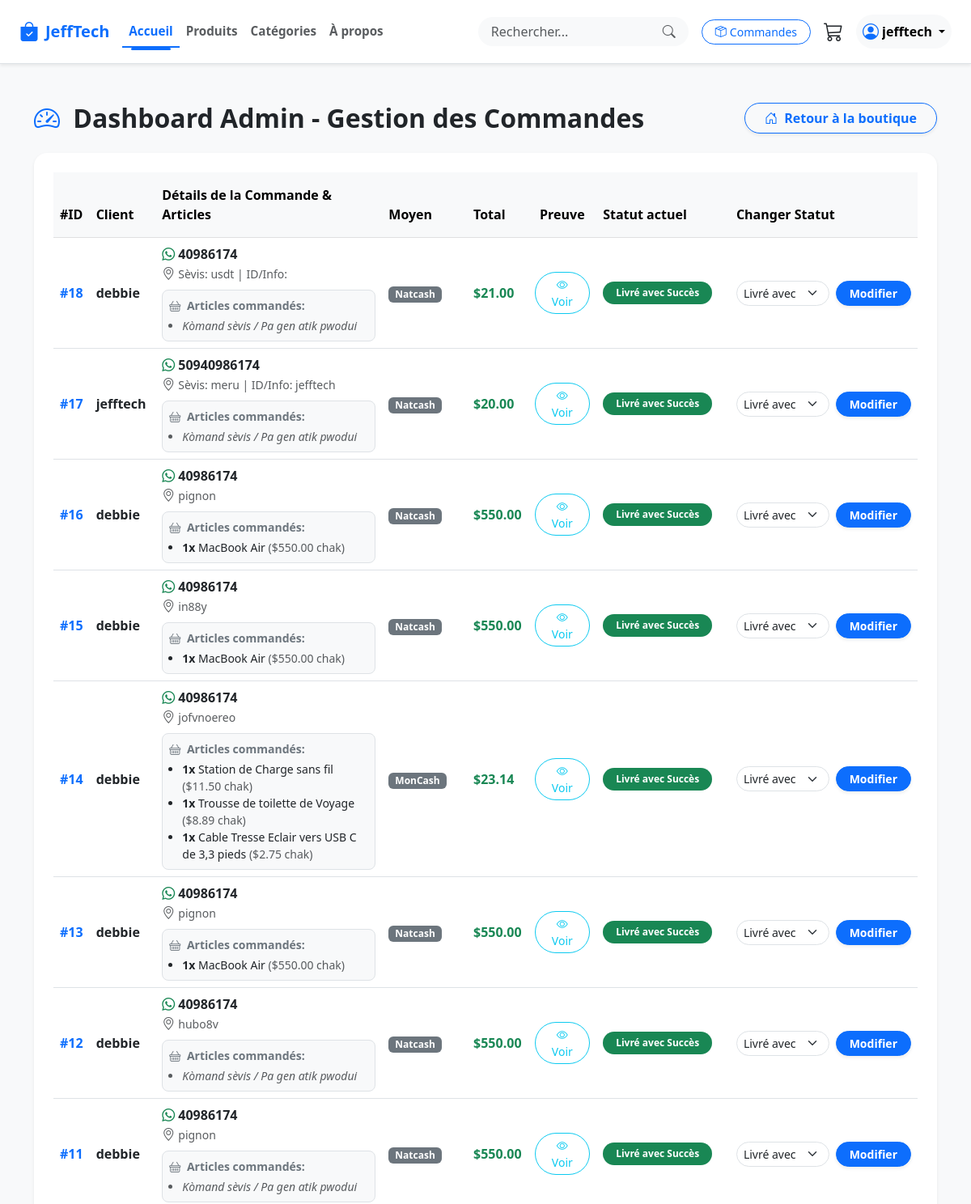
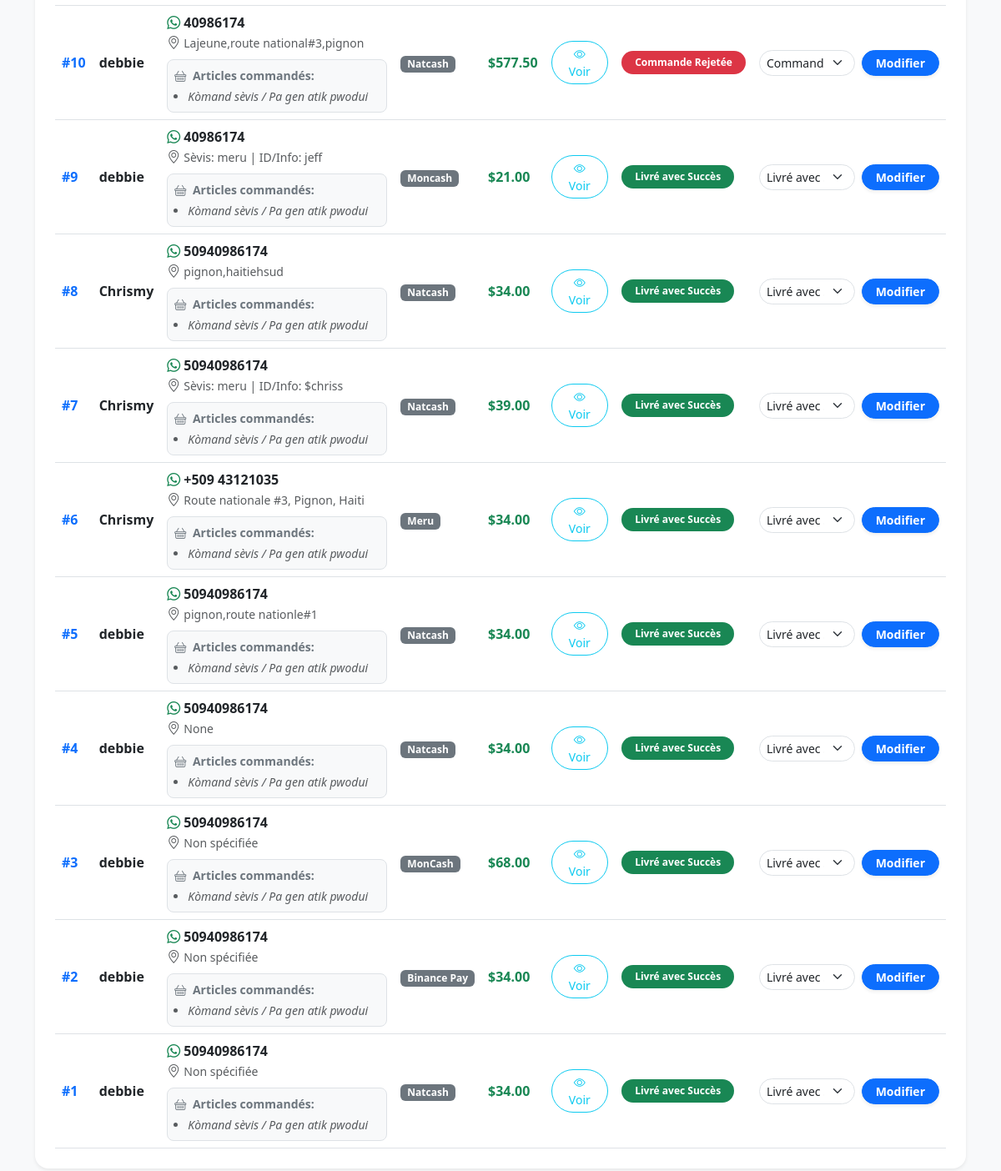
Screenshot of /admin-dashboard/commandes/ (signed in) with the database file from the repository (2 pictures, top to bottom).
### store/models.py (models this page shows, shortened)
class Commande(models.Model):
    MOYENS_PAIEMENT = [
        ('natcash', 'Natcash'),
        ('moncash', 'Moncash'),
        ('meru', 'Meru Card'),
        ('binance', 'Binance Pay'),
    ]
    STATUTS = [
        ('en_attente', 'En attente de validation'),
        ('approuve', 'Paiement Validé'),
        ('emballe', 'Commande Emballée'),
        ('expedie', 'En cours de Livraison'),
        ('livre', 'Livré avec Succès'),
        ('rejete', 'Commande Rejetée'),
    ]
    user = models.ForeignKey(User, on_delete=models.CASCADE)
    moyen_paiement = models.CharField(max_length=20, choices=MOYENS_PAIEMENT)
    whatsapp = models.CharField(max_length=20)
    adresse_livraison = models.TextField(blank=True, null=True, default="Non spécifiée")
    preuve = models.ImageField(upload_to='preuves_paiement/')
    total = models.DecimalField(max_digits=10, decimal_places=2)
    statut = models.CharField(max_length=20, choices=STATUTS, default='en_attente')
    date_commande = models.DateTimeField(auto_now_add=True)
    date_mise_a_jour = models.DateTimeField(auto_now=True)

class CommandeItem(models.Model):
    commande = models.ForeignKey(Commande, on_delete=models.CASCADE, related_name='items')
    produit = models.ForeignKey(Produit, on_delete=models.SET_NULL, null=True)
    prix = models.DecimalField(max_digits=10, decimal_places=2)
    quantite = models.PositiveIntegerField(default=1)

class Produit(models.Model):
    categorie = models.ForeignKey(Categorie, on_delete=models.CASCADE, related_name='produits')
    nom = models.CharField(max_length=200)
    description = models.TextField(blank=True)
    prix = models.DecimalField(max_digits=10, decimal_places=2)
    image = models.ImageField(upload_to='produits/', blank=True, null=True)
    date_ajout = models.DateTimeField(auto_now_add=True)

### store/views.py (the view, shortened to what this page needs)
# urls.py: path('admin-dashboard/commandes/', views.gestion_commandes, name='gestion_commandes'),
@staff_member_required
def gestion_commandes(request):
    commandes = Commande.objects.all().order_by('-date_commande')
    return render(request, 'store/gestion_commandes.html', {'commandes': commandes})

### store/context_processors.py (called while the page is built)
def panier_context(request):
    panier = request.session.get('panier', {})
    nombre_articles_panier = sum(panier.values())
    return {
        'nombre_articles_panier': nombre_articles_panier
    }

### templates/store/gestion_commandes.html (shortened to what this page needs)
{% extends 'base.html' %}
{% block content %}
<div class="container my-5">
    <div class="d-flex justify-content-between align-items-center mb-4">
        <h2 class="fw-bold text-dark m-0">
            <i class="bi bi-speedometer2 text-primary me-2"></i> Dashboard Admin - Gestion des Commandes
        </h2>
        <a href="{% url 'accueil' %}" class="btn btn-outline-primary rounded-pill px-4 fw-bold shadow-sm">
            <i class="bi bi-house-door me-1"></i> Retour à la boutique
        </a>
    </div>
    <div class="card border-0 shadow-sm rounded-4 p-4 bg-white">
        <div class="table-responsive">
            <table class="table table-hover align-middle mb-0">
                <thead class="table-light">
                    <tr>
                        <th class="py-3">#ID</th>
                        <th class="py-3">Client</th>
                        <th class="py-3">Détails de la Commande & Articles</th>
                        <th class="py-3">Moyen</th>
                        <th class="py-3">Total</th>
                        <th class="py-3 text-center">Preuve</th>
                        <th class="py-3">Statut actuel</th>
                        <th class="py-3">Changer Statut</th>
                    </tr>
                </thead>
                <tbody>
                    {% for commande in commandes %}
                    <tr>
                        <td class="fw-bold text-primary">#{{ commande.id }}</td>
                        <td>
                            <span class="fw-bold text-dark">{{ commande.user.username }}</span>
                        </td>
                        <td>
                            <div class="mb-2">
                                <i class="bi bi-whatsapp text-success me-1"></i><strong>{{ commande.whatsapp }}</strong><br>
                                <i class="bi bi-geo-alt text-muted me-1"></i><small class="text-muted">{{ commande.adresse_livraison }}</small>
                            </div>
                            <div class="bg-light p-2 rounded-3 border">
                                <small class="text-secondary fw-bold d-block mb-1"><i class="bi bi-basket me-1"></i> Articles commandés:</small>
                                <ul class="mb-0 ps-3 small">
                                    {% for item in commande.items.all %}
                                        <li>
                                            <strong>{{ item.quantite }}x</strong> {{ item.produit.nom|default:"Sèvis espesyal" }}
                                            <span class="text-muted">(${{ item.prix }} chak)</span>
                                        </li>
                                    {% empty %}
                                        <li class="text-muted"><em>Kòmand sèvis / Pa gen atik pwodui</em></li>
                                    {% endfor %}
                                </ul>
                            </div>
                        </td>
                        <td>
                            <span class="badge bg-secondary px-2 py-1">{{ commande.get_moyen_paiement_display|default:commande.moyen_paiement }}</span>
                        </td>
                        <td class="fw-bold text-success">${{ commande.total }}</td>
                        <td class="text-center">
                            {% if commande.preuve %}
                                <a href="{{ commande.preuve.url }}" target="_blank" class="btn btn-sm btn-outline-info rounded-pill px-3">
                                    <i class="bi bi-eye"></i> Voir
                                </a>
                            {% else %}
                                <span class="text-muted small">Aucune</span>
                            {% endif %}
                        </td>
                        <td>
                            <span class="badge
                                {% if commande.statut == 'en_attente' %} bg-warning text-dark
                                {% elif commande.statut == 'rejete' %} bg-danger
                                {% elif commande.statut == 'livre' %} bg-success
                                {% else %} bg-primary {% endif %} px-3 py-2 rounded-pill">
                                {{ commande.get_statut_display }}
                            </span>
                        </td>
                        <td>
                            <form method="POST" class="d-flex align-items-center gap-2">
                                <select name="statut" class="form-select form-select-sm rounded-pill">
                                    <option value="livre" {% if commande.statut == 'livre' %}selected{% endif %}>Livré avec Succès</option>
                                    <option value="rejete" {% if commande.statut == 'rejete' %}selected{% endif %}>Commande Rejetée</option>
                                </select>
                                <button type="submit" class="btn btn-sm btn-primary rounded-pill px-3 fw-bold shadow-sm">
                                    Modifier
                                </button>
                            </form>
                        </td>
                    </tr>
                    {% empty %}
                    <tr>
                        <td colspan="8" class="text-center py-4 text-muted">
                            <em>Aucune commande enregistrée pour le moment.</em>
                        </td>
                    </tr>
                    {% endfor %}
                </tbody>
            </table>
        </div>
    </div>
</div>
{% endblock %}

### templates/base.html (shortened to what this page needs)
{% load static %}
<!DOCTYPE html>
<html lang="fr">
<head>
    <link href="https://cdn.jsdelivr.net/npm/bootstrap@5.3.0/dist/css/bootstrap.min.css" rel="stylesheet">
    <link href="https://cdn.jsdelivr.net/npm/bootstrap-icons@1.10.5/font/bootstrap-icons.css" rel="stylesheet">
    <link rel="stylesheet" href="{% static 'css/style.css' %}">
    <link rel="stylesheet" href="https://cdn.jsdelivr.net/npm/bootstrap-icons@1.11.3/font/bootstrap-icons.min.css">
</head>
<body>
    <nav class="navbar navbar-expand-lg navbar-light bg-white sticky-top py-3 border-bottom shadow-sm">
        <div class="container-fluid px-4">
            <a class="navbar-brand d-flex align-items-center fw-bold text-primary fs-5 me-3" href="{% url 'accueil' %}">
                <i class="bi bi-bag-check-fill me-2 fs-4"></i> JeffTech
            </a>
            <div class="collapse navbar-collapse" id="navbarContent">
                <ul class="navbar-nav me-auto mb-2 mb-lg-0 fw-semibold nav-links">
                    <li class="nav-item">
                        <a class="nav-link text-dark px-2 nav-item-link" href="{% url 'accueil' %}">Accueil</a>
                    </li>
                    <li class="nav-item">
                        <a class="nav-link text-muted px-2 nav-item-link" href="#produits">Produits</a>
                    </li>
                    <li class="nav-item">
                        <a class="nav-link text-muted px-2 nav-item-link" href="{% url 'categories' %}">Catégories</a>
                    </li>
                    <li class="nav-item">
                        <a class="nav-link text-muted px-2 nav-item-link" href="{% url 'apropos' %}">À propos</a>
                    </li>
                </ul>
                <form class="d-flex mx-lg-2 my-2 my-lg-0 flex-grow-1 search-box" style="max-width: 260px;" action="{% url 'recherche' %}" method="GET">
                    <div class="input-group w-100">
                        <input type="text" name="q" class="form-control bg-light border-0 rounded-start-pill px-3" placeholder="Rechercher..." value="{{ request.GET.q }}">
                        <button class="btn btn-light border-0 rounded-end-pill text-muted pe-3" type="submit">
                            <i class="bi bi-search"></i>
                        </button>
                    </div>
                </form>
                <div class="d-flex align-items-center ms-lg-2 gap-2">
                    {% if user.is_authenticated %}
                        <a href="{% url 'mes_commandes' %}" class="btn btn-outline-primary btn-sm rounded-pill px-3 d-flex align-items-center text-nowrap">
                            <i class="bi bi-box-seam me-1"></i> Commandes
                        </a>
                    {% endif %}
                    <a href="{% url 'panier' %}" class="text-dark text-decoration-none fw-bold d-flex align-items-center position-relative px-2">
                        <i class="bi bi-cart3 fs-4"></i>
                    </a>
                    {% if user.is_authenticated %}
                        <div class="dropdown">
                            <button class="btn btn-light rounded-pill border-0 dropdown-toggle fw-bold d-flex align-items-center gap-1 px-2" type="button" data-bs-toggle="dropdown">
                                <i class="bi bi-person-circle fs-5 text-primary"></i>
                                <span class="text-truncate" style="max-width: 90px;">{{ user.username }}</span>
                            </button>
                        </div>
                    {% else %}
                        <a href="{% url 'connexion' %}" class="btn btn-outline-primary btn-sm rounded-pill px-3">Connexion</a>
                        <a href="{% url 'inscription' %}" class="btn btn-primary btn-sm rounded-pill px-3">S'inscrire</a>
                    {% endif %}
                </div>
            </div>
        </div>
    </nav>
    <main>
        {% block content %}{% endblock %}
    </main>
</body>
</html>

### static/css/style.css (style rules this page uses)
:root { --primary-color: #0d6efd; --bg-light: #f8f9fa; }
body { background-color: var(--bg-light); font-family: 'Segoe UI', Tahoma, Geneva, Verdana, sans-serif; }
.search-box { max-width: 320px; width: 100%; }
.active-link { color: #0d6efd !important; border-bottom: 2px solid #0d6efd; }
body { background-color: var(--bg-light); font-family: 'Segoe UI', system-ui, -apple-system, sans-serif; }
.navbar-nav .nav-link { font-size: 0.95rem; white-space: nowrap; }
.nav-item-link { position: relative; transition: color 0.3s ease; }
.nav-item-link.active-link { color: #0d6efd !important; font-weight: 600; }
.nav-item-link.active-link::after { content: ''; position: absolute; bottom: -5px; left: 15%; width: 70%; height: 3px; background-color: #0d6efd; border-radius: 10px; animation: slideIn 0.2s ease-in-out; }

### rows the page displays
Commande: id "18", user.username "debbie", whatsapp "40986174", adresse_livraison "Sèvis: usdt | ID/Info:", moyen_paiement "Natcash", total "21.00", statut "Livré avec Succès"
Commande: id "17", user.username "jefftech", whatsapp "50940986174", adresse_livraison "Sèvis: meru | ID/Info: jefftech", moyen_paiement "Natcash", total "20.00", statut "Livré avec Succès"
Commande: id "16", user.username "debbie", whatsapp "40986174", adresse_livraison "pignon", moyen_paiement "Natcash", total "550.00", statut "Livré avec Succès"
CommandeItem: quantite "1", produit.nom "MacBook Air", prix "550.00"
Commande: id "15", user.username "debbie", whatsapp "40986174", adresse_livraison "in88y", moyen_paiement "Natcash", total "550.00", statut "Livré avec Succès"
CommandeItem: quantite "1", produit.nom "MacBook Air", prix "550.00"
Commande: id "14", user.username "debbie", whatsapp "40986174", adresse_livraison "jofvnoereo", moyen_paiement "MonCash", total "23.14", statut "Livré avec Succès"
CommandeItem: quantite "1", produit.nom "Station de Charge sans fil", prix "11.50"
CommandeItem: quantite "1", produit.nom "Trousse de toilette de Voyage", prix "8.89"
CommandeItem: quantite "1", produit.nom "Cable Tresse Eclair vers USB C de 3,3 pieds", prix "2.75"
Commande: id "13", user.username "debbie", whatsapp "40986174", adresse_livraison "pignon", moyen_paiement "Natcash", total "550.00", statut "Livré avec Succès"
CommandeItem: quantite "1", produit.nom "MacBook Air", prix "550.00"
Commande: id "12", user.username "debbie", whatsapp "40986174", adresse_livraison "hubo8v", moyen_paiement "Natcash", total "550.00", statut "Livré avec Succès"
Commande: id "11", user.username "debbie", whatsapp "40986174", adresse_livraison "pignon", moyen_paiement "Natcash", total "550.00", statut "Livré avec Succès"
Commande: id "10", user.username "debbie", whatsapp "40986174", adresse_livraison "Lajeune,route national#3,pignon", moyen_paiement "Natcash", total "577.50", statut "Commande Rejetée"
Commande: id "9", user.username "debbie", whatsapp "40986174", adresse_livraison "Sèvis: meru | ID/Info: jeff", moyen_paiement "Moncash", total "21.00", statut "Livré avec Succès"
Commande: id "8", user.username "Chrismy", whatsapp "50940986174", adresse_livraison "pignon,haitiehsud", moyen_paiement "Natcash", total "34.00", statut "Livré avec Succès"
Commande: id "7", user.username "Chrismy", whatsapp "50940986174", adresse_livraison "Sèvis: meru | ID/Info: $chriss", moyen_paiement "Natcash", total "39.00", statut "Livré avec Succès"
Commande: id "6", user.username "Chrismy", whatsapp "+509 43121035", adresse_livraison "Route nationale #3, Pignon, Haiti", moyen_paiement "Meru", total "34.00", statut "Livré avec Succès"
Commande: id "5", user.username "debbie", whatsapp "50940986174", adresse_livraison "pignon,route nationle#1", moyen_paiement "Natcash", total "34.00", statut "Livré avec Succès"
Commande: id "4", user.username "debbie", whatsapp "50940986174", adresse_livraison "None", moyen_paiement "Natcash", total "34.00", statut "Livré avec Succès"
Commande: id "3", user.username "debbie", whatsapp "50940986174", adresse_livraison "Non spécifiée", moyen_paiement "MonCash", total "68.00", statut "Livré avec Succès"
Commande: id "2", user.username "debbie", whatsapp "50940986174", adresse_livraison "Non spécifiée", moyen_paiement "Binance Pay", total "34.00", statut "Livré avec Succès"
Commande: id "1", user.username "debbie", whatsapp "50940986174", adresse_livraison "Non spécifiée", moyen_paiement "Natcash", total "34.00", statut "Livré avec Succès"

### other values shown
{{ user.username }} "jefftech"
